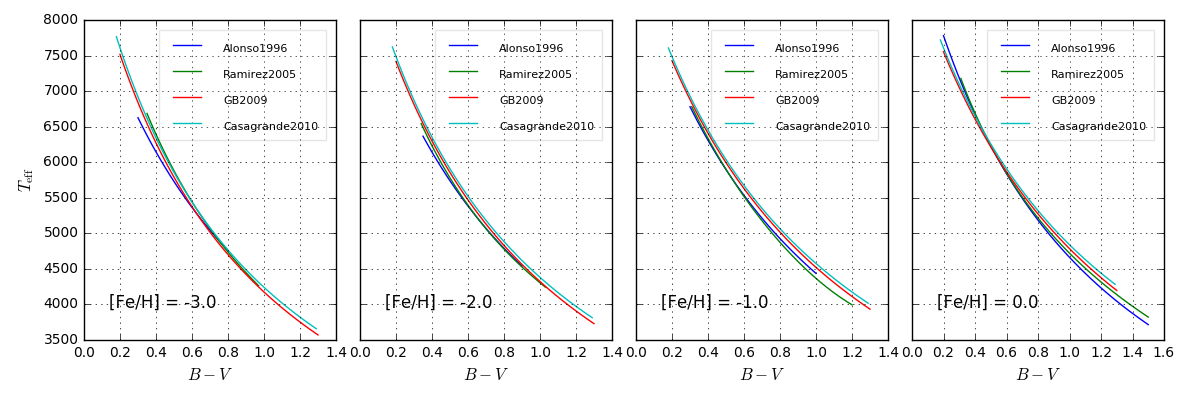

This figure's Python source:
#!/usr/bin/env python3
import numpy as np
import matplotlib.pyplot as plt
from stella.parameter.teff import color_to_Teff

def main():

    BVtry_lst = np.arange(0.0,1.8+1e-4,0.01)
    ref_lst = ['Alonso1996','Ramirez2005','GB2009','Casagrande2010']

    fig = plt.figure(figsize=(12,4), dpi=150)
    for ifeh, feh in enumerate([-3,-2,-1,0]):
        BV_lst, teff_lst = {}, {}
        for ref in ref_lst:
            BV_lst[ref] = []
            teff_lst[ref] = []
            for BV in BVtry_lst:
                try:
                    teff = color_to_Teff('B-V',BV,FeH=feh,ref=ref,startype='dwarf')
                    BV_lst[ref].append(BV)
                    teff_lst[ref].append(teff)
                except:
                    continue

        ax = fig.add_axes([ifeh*0.23+0.07, 0.15, 0.21, 0.8])
        for ref in ref_lst:
            ax.plot(BV_lst[ref], teff_lst[ref], '-', label=ref)
        leg = ax.legend()
        for t in leg.get_texts():
            t.set_fontsize(8)
        leg.get_frame().set_alpha(0.1)
        x1, x2 = ax.get_xlim()
        y1, y2 = ax.get_ylim()
        ax.text(0.9*x1+0.1*x2, 0.9*y1+0.1*y2, '[Fe/H] = %3.1f'%feh)
        ax.set_xlabel('$B-V$')
        for tick in ax.xaxis.get_major_ticks():
            tick.label1.set_fontsize(10)
        for tick in ax.yaxis.get_major_ticks():
            tick.label1.set_fontsize(10)
        if ifeh == 0:
            ax.set_ylabel('$T_{\\rm eff}$')
        else:
            ax.set_yticklabels([])
        ax.grid(True)

    fig.savefig('compare_BV_dwarf.png')
    plt.show()

if __name__=='__main__':
    main()
